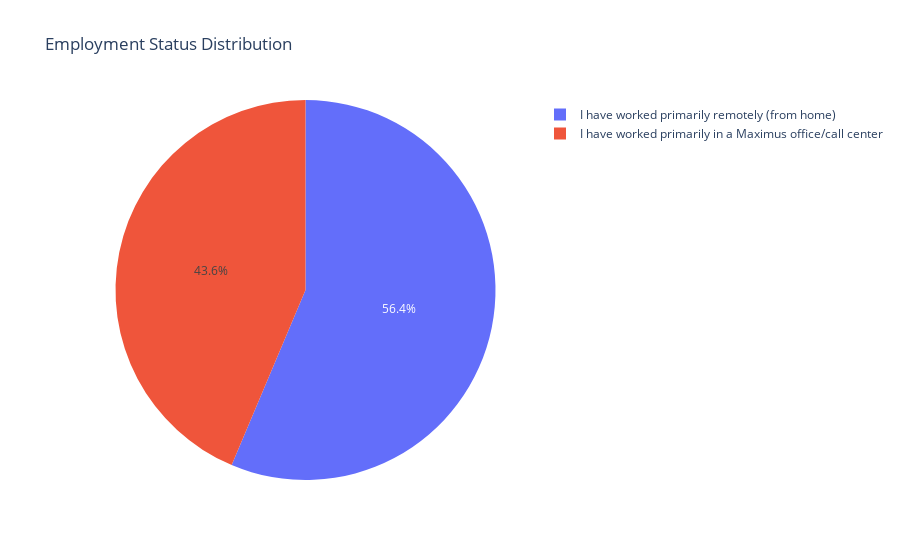

The cell this chart's notebook holds for it:
### Code cell
temp_series = df_survey['Q20'].value_counts()
labels = (np.array(temp_series.index))
sizes = (np.array((temp_series / temp_series.sum())*100))

trace = go.Pie(labels=labels, values=sizes)
layout = go.Layout(
    title='Employment Status Distribution'
)
data = [trace]
fig = go.Figure(data=data, layout=layout)
py.iplot(fig, filename="employmentstatus")

### Figure 1 — Plotly figure (JSON) as saved in the notebook; plotly's stock layout.template omitted (floating-point values rounded to 4 significant figures)
{"data": [{"labels": ["I have worked primarily remotely (from home)", "I have worked primarily in a Maximus office/call center"], "type": "pie", "values": [56.35, 43.65]}], "layout": {"title": {"text": "Employment Status Distribution"}}}
